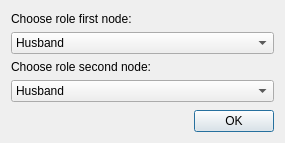
<?xml version="1.0" encoding="UTF-8"?>
<ui version="4.0">
 <class>FTConnect</class>
 <widget class="QDialog" name="FTConnect">
  <property name="geometry">
   <rect>
    <x>0</x>
    <y>0</y>
    <width>285</width>
    <height>143</height>
   </rect>
  </property>
  <property name="windowTitle">
   <string>Role</string>
  </property>
  <layout class="QGridLayout" name="gridLayout">
   <item row="4" column="0">
    <widget class="QComboBox" name="comboBox_2">
     <item>
      <property name="text">
       <string>Husband</string>
      </property>
     </item>
     <item>
      <property name="text">
       <string>Wife</string>
      </property>
     </item>
     <item>
      <property name="text">
       <string>Father</string>
      </property>
     </item>
     <item>
      <property name="text">
       <string>Mother</string>
      </property>
     </item>
     <item>
      <property name="text">
       <string>Son</string>
      </property>
     </item>
     <item>
      <property name="text">
       <string>Daughter</string>
      </property>
     </item>
     <item>
      <property name="text">
       <string/>
      </property>
     </item>
    </widget>
   </item>
   <item row="1" column="0">
    <widget class="QLabel" name="label">
     <property name="text">
      <string>Choose role first node:</string>
     </property>
    </widget>
   </item>
   <item row="2" column="0">
    <widget class="QComboBox" name="comboBox">
     <item>
      <property name="text">
       <string>Husband</string>
      </property>
     </item>
     <item>
      <property name="text">
       <string>Wife</string>
      </property>
     </item>
     <item>
      <property name="text">
       <string>Father</string>
      </property>
     </item>
     <item>
      <property name="text">
       <string>Mother</string>
      </property>
     </item>
     <item>
      <property name="text">
       <string>Son</string>
      </property>
     </item>
     <item>
      <property name="text">
       <string>Daughter</string>
      </property>
     </item>
    </widget>
   </item>
   <item row="0" column="0">
    <spacer name="verticalSpacer">
     <property name="orientation">
      <enum>Qt::Vertical</enum>
     </property>
     <property name="sizeHint" stdset="0">
      <size>
       <width>20</width>
       <height>40</height>
      </size>
     </property>
    </spacer>
   </item>
   <item row="5" column="0">
    <spacer name="verticalSpacer_2">
     <property name="orientation">
      <enum>Qt::Vertical</enum>
     </property>
     <property name="sizeHint" stdset="0">
      <size>
       <width>20</width>
       <height>40</height>
      </size>
     </property>
    </spacer>
   </item>
   <item row="6" column="0">
    <widget class="QDialogButtonBox" name="buttonBox">
     <property name="orientation">
      <enum>Qt::Horizontal</enum>
     </property>
     <property name="standardButtons">
      <set>QDialogButtonBox::Ok</set>
     </property>
    </widget>
   </item>
   <item row="3" column="0">
    <widget class="QLabel" name="label_2">
     <property name="text">
      <string>Choose role second node:</string>
     </property>
    </widget>
   </item>
  </layout>
 </widget>
 <resources/>
 <connections>
  <connection>
   <sender>buttonBox</sender>
   <signal>accepted()</signal>
   <receiver>FTConnect</receiver>
   <slot>accept()</slot>
   <hints>
    <hint type="sourcelabel">
     <x>248</x>
     <y>254</y>
    </hint>
    <hint type="destinationlabel">
     <x>157</x>
     <y>274</y>
    </hint>
   </hints>
  </connection>
  <connection>
   <sender>buttonBox</sender>
   <signal>rejected()</signal>
   <receiver>FTConnect</receiver>
   <slot>reject()</slot>
   <hints>
    <hint type="sourcelabel">
     <x>316</x>
     <y>260</y>
    </hint>
    <hint type="destinationlabel">
     <x>286</x>
     <y>274</y>
    </hint>
   </hints>
  </connection>
 </connections>
</ui>
